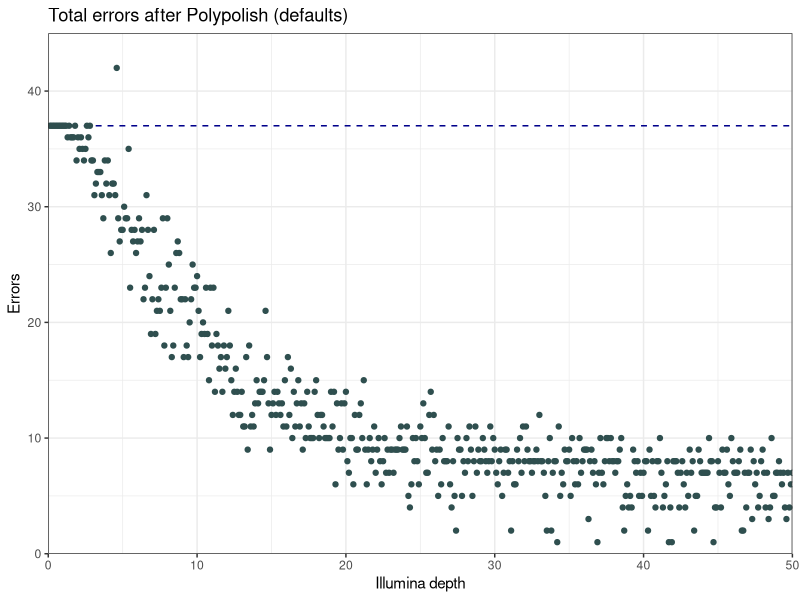
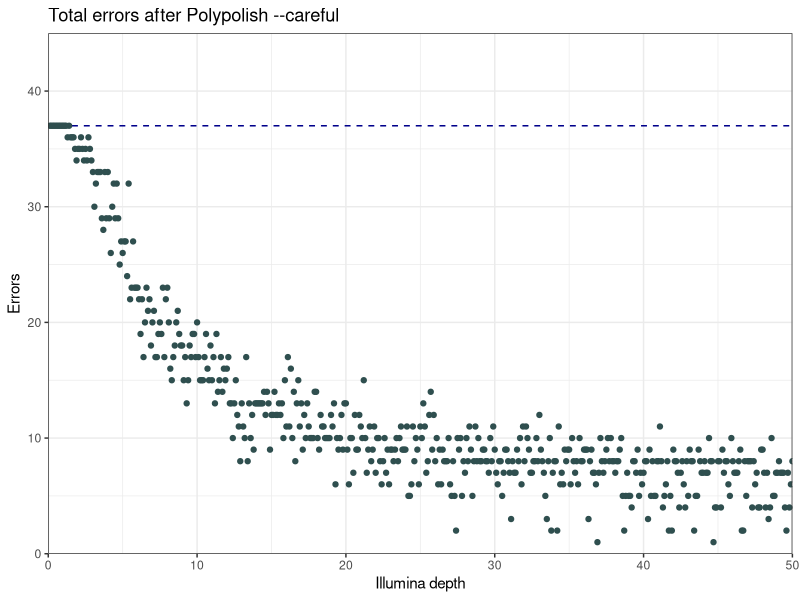
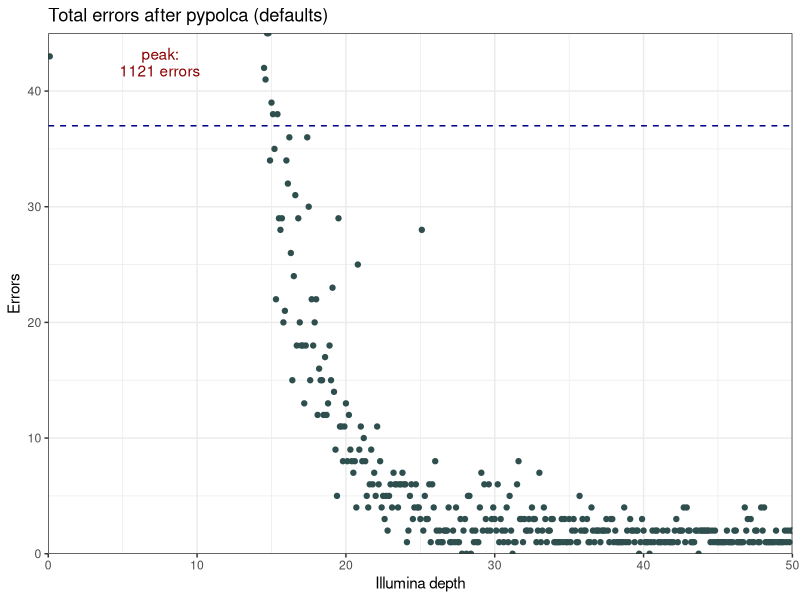
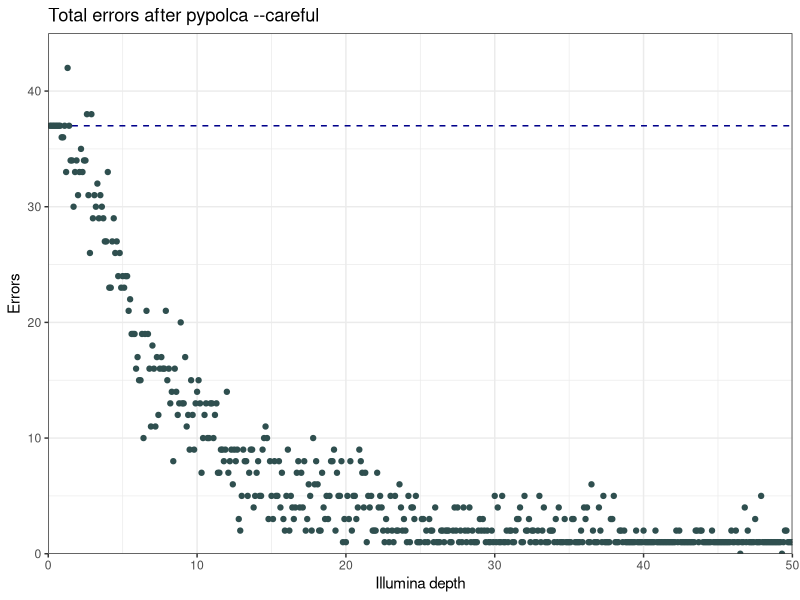
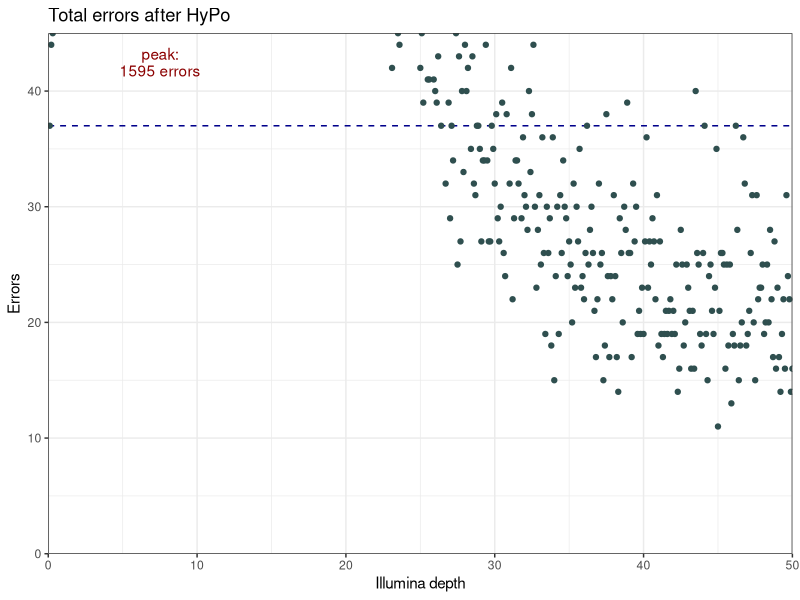
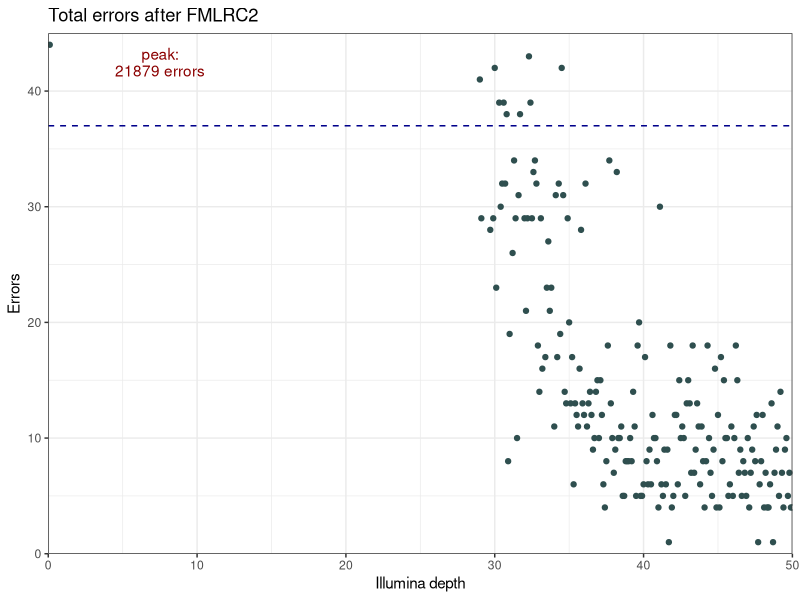
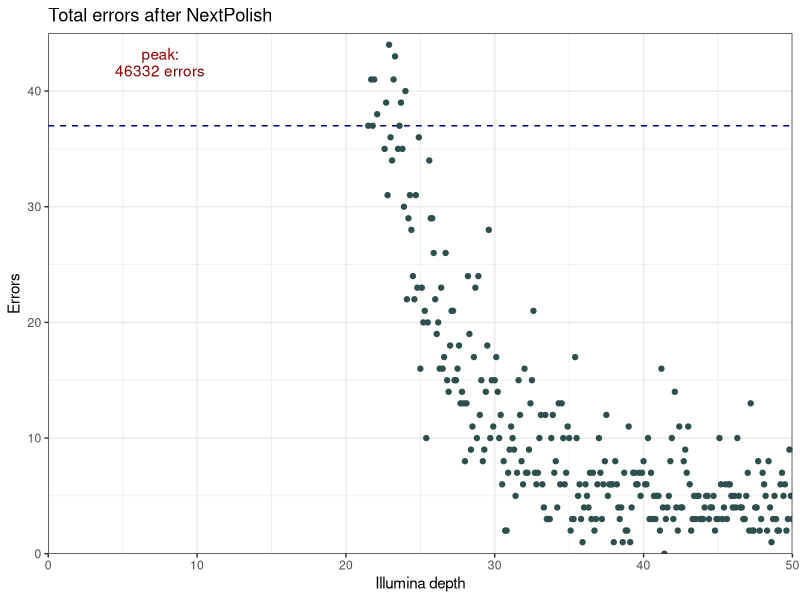
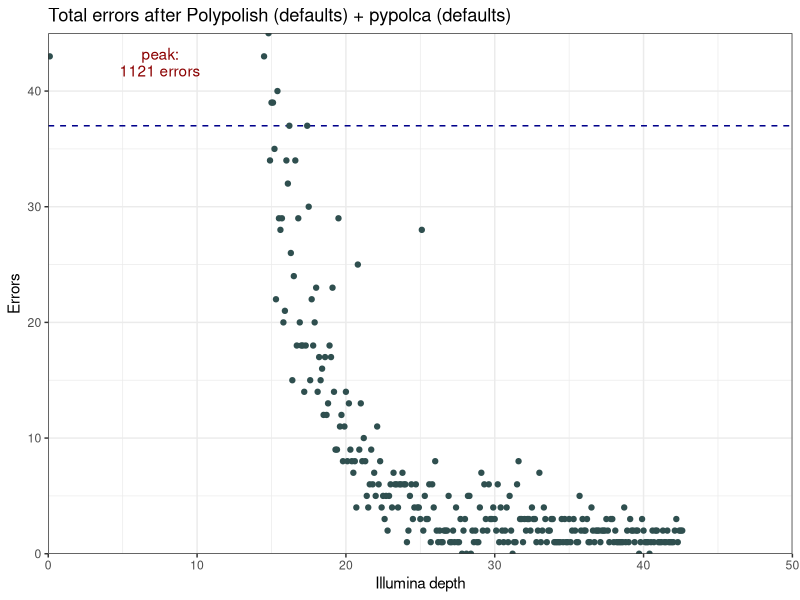

These charts were generated, in order, by the following R code:
## ---- chunk 1
library(tidyverse)
library(knitr)
library(readr)
library(dplyr)

opts_chunk$set(dpi=300, fig.path='plots/', echo=TRUE, dev=c('png','pdf'), warning=FALSE, message=FALSE)
pdf.options(useDingbats = FALSE)
## ---- chunk 2
per_genome_results <- read_delim("results.tsv", delim = "\t", escape_double = FALSE, trim_ws = TRUE)
colnames(per_genome_results) <- c("genome", "depth", "polishing", "errors")
per_genome_results$depth <- as.numeric(per_genome_results$depth)
per_genome_results <- per_genome_results %>% pivot_wider(names_from = polishing, values_from = errors)

per_genome_results <- per_genome_results %>%
  mutate(before_polish = case_when(
    genome == "ATCC_10708_Salmonella_enterica" ~ 3,
    genome == "ATCC_14035_Vibrio_cholerae" ~ 2,
    genome == "ATCC_17802_Vibrio_parahaemolyticus" ~ 2,
    genome == "ATCC_19119_Listeria_ivanovii" ~ 5,
    genome == "ATCC_25922_Escherichia_coli" ~ 1,
    genome == "ATCC_33560_Campylobacter_jejuni" ~ 5,
    genome == "ATCC_35221_Campylobacter_lari" ~ 18,
    genome == "ATCC_35897_Listeria_welshimeri" ~ 1,
    genome == "ATCC_BAA-679_Listeria_monocytogenes" ~ 0))
## ---- chunk 3
total_results <- per_genome_results %>%
  group_by(depth) %>%
  summarise(before_polish = sum(before_polish),
            polypolish_errors = sum(Polypolish),
            polypolish_careful_errors = sum(`Polypolish-careful`),
            pypolca_errors = sum(pypolca),
            pypolca_careful_errors = sum(`pypolca-careful`),
            hypo_errors = sum(HyPo),
            fmlrc2_errors = sum(FMLRC2),
            nextpolish_errors = sum(NextPolish),
            polypolish_pypolca_errors = sum(`Polypolish+pypolca`),
            polypolish_careful_pypolca_careful_errors = sum(`Polypolish-careful+pypolca-careful`),
            polypolish_careful_pypolca_errors = sum(`Polypolish-careful+pypolca`),
            polypolish_pypolca_careful_errors = sum(`Polypolish+pypolca-careful`),
            pypolca_polypolish_errors = sum(`pypolca+Polypolish`),
            pypolca_careful_polypolish_careful_errors = sum(`pypolca-careful+Polypolish-careful`),
            pypolca_careful_polypolish_errors = sum(`pypolca-careful+Polypolish`),
            pypolca_polypolish_careful_errors = sum(`pypolca+Polypolish-careful`))
## ---- chunk 4
plot_to_45 <- function(column_name, polisher_name) {
  title <- paste("Total errors after", polisher_name)
  peak_index <- which.max(total_results[[column_name]])
  peak_errors <- total_results[[column_name]][peak_index]
  peak_depth <- total_results$depth[peak_index]
  peak_label = paste("peak:\n", peak_errors, " errors", sep="")
  p <- ggplot(total_results, aes(x=depth, y=!!sym(column_name))) +
    geom_hline(yintercept = 37, color="darkblue", linetype = "dashed") +
    geom_point(color="darkslategray") + 
    theme_bw() +
    scale_x_continuous(limits = c(0, 50), expand = c(0, 0)) +
    scale_y_continuous(limits = c(0, 45), expand = c(0, 0)) +
    labs(title=title, x="Illumina depth", y="Errors")
  if (peak_errors > 45) {
    p <- p +
      annotate("text", label=peak_label, x=7.5, y=42.5, colour="darkred", lineheight = 0.9)
  }
  return(p)
}

plot_to_45("polypolish_errors", "Polypolish (defaults)")
plot_to_45("polypolish_careful_errors", "Polypolish --careful")
plot_to_45("pypolca_errors", "pypolca (defaults)")
plot_to_45("pypolca_careful_errors", "pypolca --careful")
plot_to_45("hypo_errors", "HyPo")
plot_to_45("fmlrc2_errors", "FMLRC2")
plot_to_45("nextpolish_errors", "NextPolish")

plot_to_45("polypolish_pypolca_errors", "Polypolish (defaults) + pypolca (defaults)")
plot_to_45("polypolish_careful_pypolca_careful_errors", "Polypolish --careful + pypolca --careful")
plot_to_45("polypolish_careful_pypolca_errors", "Polypolish --careful + pypolca (defaults)")
plot_to_45("polypolish_pypolca_careful_errors", "Polypolish (defaults) + pypolca --careful")
plot_to_45("pypolca_polypolish_errors", "pypolca (defaults) + Polypolish (defaults)")
plot_to_45("pypolca_careful_polypolish_careful_errors", "pypolca --careful + Polypolish --careful")
plot_to_45("pypolca_careful_polypolish_errors", "pypolca --careful + Polypolish (defaults)")
plot_to_45("pypolca_polypolish_careful_errors", "pypolca (defaults) + Polypolish --careful")
## ---- chunk 5
plot_full_range <- function(column_name, polisher_name) {
  title <- paste("Total errors after", polisher_name)
  max_y <- max(total_results[[column_name]], na.rm = TRUE) * 1.05
  p <- ggplot(total_results, aes(x=depth, y=!!sym(column_name))) +
    geom_hline(yintercept = 37, color="darkblue", linetype = "dashed") +
    geom_point(color="darkslategray") +
    theme_bw() +
    scale_x_continuous(limits = c(0, 50), expand = c(0, 0)) +
    scale_y_continuous(limits = c(0, max_y), expand = c(0, 0)) +
    labs(title=title, x="Illumina depth", y="Errors")
  return(p)
}

plot_full_range("pypolca_errors", "pypolca (defaults)")
plot_full_range("hypo_errors", "HyPo")
plot_full_range("fmlrc2_errors", "FMLRC2")
plot_full_range("nextpolish_errors", "NextPolish")

plot_full_range("polypolish_pypolca_errors", "Polypolish (defaults) + pypolca (defaults)")
plot_full_range("polypolish_careful_pypolca_errors", "Polypolish --careful + pypolca (defaults)")
plot_full_range("pypolca_polypolish_errors", "pypolca (defaults) + Polypolish (defaults)")
plot_full_range("pypolca_polypolish_careful_errors", "pypolca (defaults) + Polypolish --careful")
## ---- chunk 6
count_results <- function(tool_name, data) {
  tibble(
    Tool = tool_name,
    better = nrow(data %>% filter(!!sym(tool_name) < before_polish)),
    same = nrow(data %>% filter(!!sym(tool_name) == before_polish)),
    worse = nrow(data %>% filter(!!sym(tool_name) > before_polish))
  )
}

made_better_or_worse <- map_dfr(c("Polypolish", "Polypolish-careful", "pypolca", "pypolca-careful", "HyPo", "FMLRC2", "NextPolish"),
                                count_results, data = per_genome_results)

made_better_or_worse <- made_better_or_worse %>%
  pivot_longer(cols = -Tool, names_to = "Outcome", values_to = "Count") %>%
  mutate(Outcome = factor(Outcome, levels = c("better", "same", "worse"))) %>%
  mutate(Tool = factor(Tool, levels = c("Polypolish", "Polypolish-careful", "pypolca", "pypolca-careful", "FMLRC2", "HyPo", "NextPolish")))

# Create the stacked-bar plot
ggplot(made_better_or_worse, aes(x = Tool, y = Count, fill = Outcome)) +
  geom_bar(stat = "identity") +
  labs(title = "Tools by outcome", x = NULL, y = "Genome count") +
  theme_bw() +
  scale_fill_manual(values = c("better" = "#74add1",
                               "same" = "#ffffbf",
                               "worse" = "#f46d43")) +
  scale_y_continuous(expand = c(0, 0)) + 
  scale_x_discrete(labels = function(x) str_replace(x, "-careful", "\n--careful"))
## ---- chunk 7
best_by_depth_range <- function(total_results, min_depth, max_depth) {
  results_by_depth <- total_results %>% filter(depth > min_depth & depth <= max_depth)
  results_by_depth <- results_by_depth
  best_results <- results_by_depth %>%
    select(-depth) %>%
    summarise_all(sum) %>%
    pivot_longer(cols = everything(), names_to = "tool", values_to = "sum") %>%
    filter(sum == min(sum))
  return(best_results$tool)
}

interval <- 10
for (min_depth in seq(0, 45, interval)) {
  max_depth <- min_depth + interval
  best_tools <- best_by_depth_range(total_results, min_depth, max_depth)
  best_tools <- paste(best_tools, collapse = ", ")
  best_tools <- str_replace_all(best_tools, "_errors", "")
  cat(min_depth, "-", max_depth, ": ", best_tools, "\n", sep="")
}
